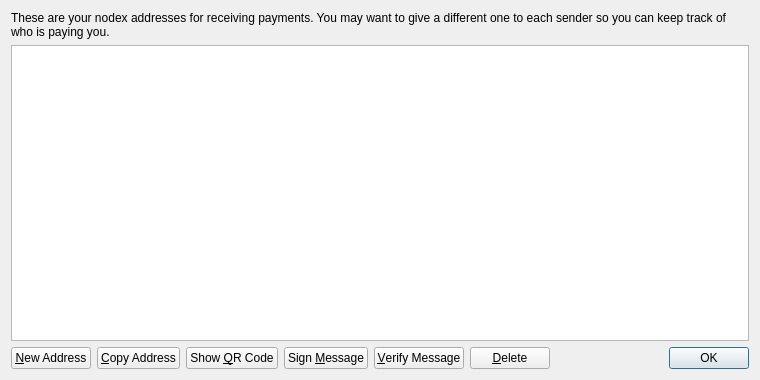
<?xml version="1.0" encoding="UTF-8"?>
<ui version="4.0">
 <class>AddressBookPage</class>
 <widget class="QWidget" name="AddressBookPage">
  <property name="geometry">
   <rect>
    <x>0</x>
    <y>0</y>
    <width>760</width>
    <height>380</height>
   </rect>
  </property>
  <property name="windowTitle">
   <string>Address Book</string>
  </property>
  <layout class="QVBoxLayout" name="verticalLayout">
   <item>
    <widget class="QLabel" name="labelExplanation">
     <property name="text">
      <string>These are your nodex addresses for receiving payments. You may want to give a different one to each sender so you can keep track of who is paying you.</string>
     </property>
     <property name="textFormat">
      <enum>Qt::PlainText</enum>
     </property>
     <property name="wordWrap">
      <bool>true</bool>
     </property>
    </widget>
   </item>
   <item>
    <widget class="QTableView" name="tableView">
     <property name="contextMenuPolicy">
      <enum>Qt::CustomContextMenu</enum>
     </property>
     <property name="toolTip">
      <string>Double-click to edit address or label</string>
     </property>
     <property name="tabKeyNavigation">
      <bool>false</bool>
     </property>
     <property name="selectionMode">
      <enum>QAbstractItemView::SingleSelection</enum>
     </property>
     <property name="selectionBehavior">
      <enum>QAbstractItemView::SelectRows</enum>
     </property>
     <property name="sortingEnabled">
      <bool>true</bool>
     </property>
     <attribute name="verticalHeaderVisible">
      <bool>false</bool>
     </attribute>
    </widget>
   </item>
   <item>
    <layout class="QHBoxLayout" name="horizontalLayout">
     <item>
      <widget class="QPushButton" name="newAddressButton">
       <property name="toolTip">
        <string>Create a new address</string>
       </property>
       <property name="text">
        <string>&amp;New Address</string>
       </property>
      </widget>
     </item>
     <item>
      <widget class="QPushButton" name="copyToClipboard">
       <property name="toolTip">
        <string>Copy the currently selected address to the system clipboard</string>
       </property>
       <property name="text">
        <string>&amp;Copy Address</string>
       </property>
      </widget>
     </item>
     <item>
      <widget class="QPushButton" name="showQRCode">
       <property name="text">
        <string>Show &amp;QR Code</string>
       </property>
      </widget>
     </item>
     <item>
      <widget class="QPushButton" name="signMessage">
       <property name="toolTip">
        <string>Sign a message to prove you own a nodex address</string>
       </property>
       <property name="text">
        <string>Sign &amp;Message</string>
       </property>
      </widget>
     </item>
     <item>
      <widget class="QPushButton" name="verifyMessage">
       <property name="toolTip">
        <string>Verify a message to ensure it was signed with a specified nodex address</string>
       </property>
       <property name="text">
        <string>&amp;Verify Message</string>
       </property>
      </widget>
     </item>
     <item>
      <widget class="QPushButton" name="deleteButton">
       <property name="toolTip">
        <string>Delete the currently selected address from the list</string>
       </property>
       <property name="text">
        <string>&amp;Delete</string>
       </property>
      </widget>
     </item>
     <item>
      <spacer name="horizontalSpacer">
       <property name="orientation">
        <enum>Qt::Horizontal</enum>
       </property>
       <property name="sizeHint" stdset="0">
        <size>
         <width>40</width>
         <height>20</height>
        </size>
       </property>
      </spacer>
     </item>
     <item>
      <widget class="QDialogButtonBox" name="buttonBox">
       <property name="sizePolicy">
        <sizepolicy hsizetype="Maximum" vsizetype="Fixed">
         <horstretch>0</horstretch>
         <verstretch>0</verstretch>
        </sizepolicy>
       </property>
       <property name="standardButtons">
        <set>QDialogButtonBox::Ok</set>
       </property>
      </widget>
     </item>
    </layout>
   </item>
  </layout>
 </widget>
 <resources>
  <include location="../bitcoin.qrc"/>
 </resources>
 <connections/>
</ui>
